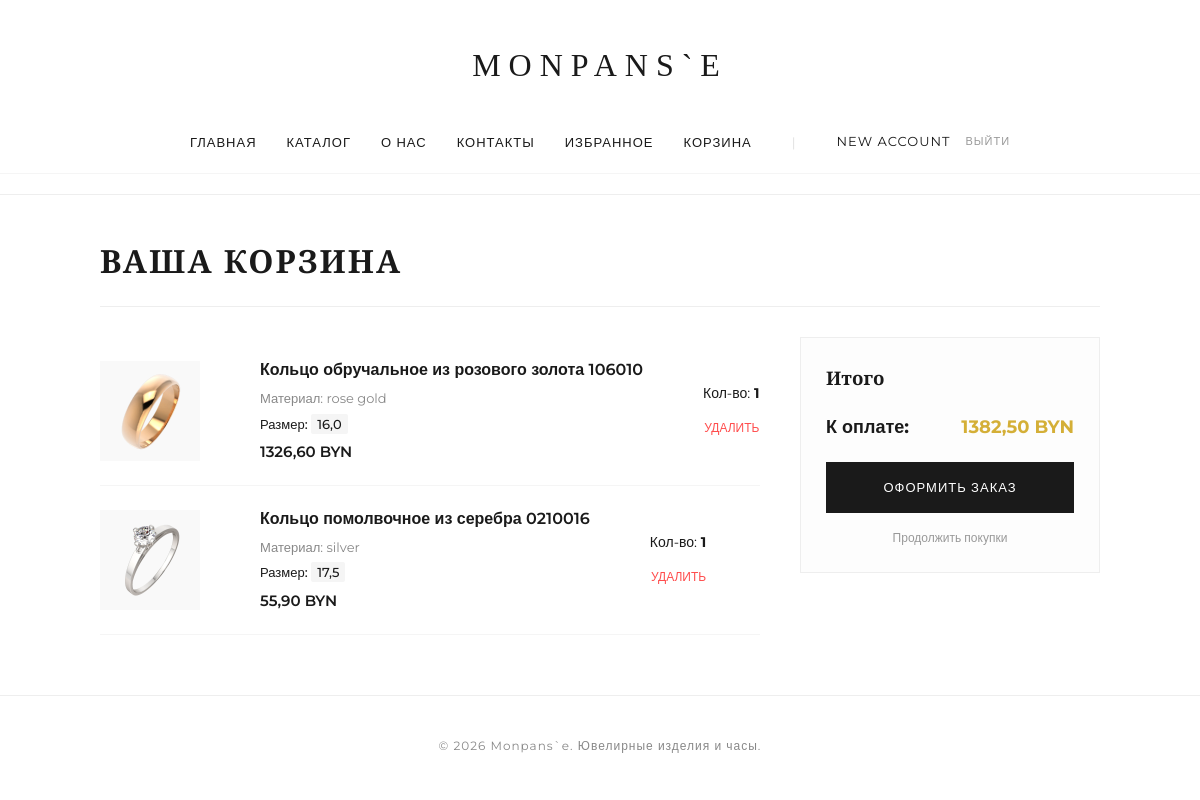
The page /cart/ (signed in) on the database its author committed.
### shop/models.py (models this page shows, shortened)
class Profile(models.Model):
    user = models.OneToOneField(User, on_delete=models.CASCADE, related_name='profile', verbose_name="Профиль")
    phone = models.CharField(max_length=20, unique=True, null=True, blank=True, verbose_name="Номер телефона")
    full_name = models.CharField(max_length=255, blank=True, verbose_name="ФИО")
    address = models.TextField(blank=True, verbose_name="Адрес доставки по умолчанию")
    class Meta:
        verbose_name = "Профиль"
        verbose_name_plural = "Профили"

class Cart(models.Model):
    user = models.ForeignKey(User, on_delete=models.CASCADE, null=True, blank=True, related_name="carts", verbose_name="Корзина")
    session_key = models.CharField(max_length=40, null=True, blank=True, verbose_name="Ключ сессии")
    product = models.ForeignKey(Product, on_delete=models.CASCADE, verbose_name="Товар")
    variant = models.ForeignKey(ProductVariant, on_delete=models.SET_NULL, null=True, blank=True,verbose_name="Размер/Вариант")
    quantity = models.PositiveIntegerField(default=1, verbose_name="Количество")
    added_at = models.DateTimeField(auto_now_add=True)
    class Meta:
        verbose_name = "Корзина"
        verbose_name_plural = "Корзины"

class Product(models.Model):
    MATERIAL_CHOICES = [
        ('gold', 'Золото'),
        ('rose gold', 'Розовое золото'),
        ('white gold', 'Белое золото'),
        ('silver', 'Серебро'),
        ('platinum', 'Платина'),
    ]
    INSERT_CHOICES = [
        ('diamond', 'Бриллиант'),
        ('emerald', 'Изумруд'),
        ('pearl', 'Жемчуг'),
        ('none', 'Без вставки'),
    ]
    GENDER_CHOICES = [
        ('women', 'Женщинам'),
        ('men', 'Мужчинам'),
        ('unisex', 'Унисекс'),
    ]
    category = models.ForeignKey(Category, on_delete=models.CASCADE, related_name='products', verbose_name="Категория")
    title = models.CharField(max_length=255, verbose_name="Название изделия")
    description = models.TextField(verbose_name="Описание")
    base_price = models.DecimalField(max_digits=10, decimal_places=2, verbose_name="Базовая цена")
    material = models.CharField(max_length=30, choices=MATERIAL_CHOICES, blank=True, null=True, verbose_name="Материал")
    insertion = models.CharField(max_length=30, choices=INSERT_CHOICES, blank=True, null=True, verbose_name="Вставка")
    gender = models.CharField(max_length=10, choices=GENDER_CHOICES, default='women', verbose_name="Для кого")
    sample = models.IntegerField(verbose_name="Проба")
    image = models.ImageField(upload_to='products/', null=True, blank=True, verbose_name="Изображение")
    class Meta:
        verbose_name = "Изделие"
        verbose_name_plural = "Изделия"

class ProductVariant(models.Model):
    product = models.ForeignKey(Product, on_delete=models.CASCADE, related_name='variants', verbose_name="Изделие")
    size = models.DecimalField(max_digits=4, decimal_places=1, verbose_name="Размер", null=True)
    stock = models.PositiveIntegerField(default=0, verbose_name="Количество на складе")
    class Meta:
        verbose_name = "Вариант изделия"
        verbose_name_plural = "Варианты изделий (размеры)"

### shop/views.py (the view)
# urls.py: path('cart/', views.cart, name='cart'),
def cart(request):
    if request.user.is_authenticated:
        cart_items = Cart.objects.filter(user=request.user)
    else:
        session_id = request.session.session_key
        cart_items = Cart.objects.filter(session_key=session_id) if session_id else []
    total_price = sum(item.product.base_price * item.quantity for item in cart_items)
    return render(request, 'shop/cart.html', {
        'cart_items': cart_items,
        'total_price': total_price
    })

### shop/templates/shop/cart.html (shortened to what this page needs)
{% extends 'shop/base.html' %}
{% block content %}
<div style="max-width: 1000px; margin: 40px auto; padding: 0 20px;">
    <h1 style="font-family: 'Playfair Display', serif; font-size: 32px; margin-bottom: 30px; border-bottom: 1px solid #eee; padding-bottom: 20px;">
        Ваша корзина
    </h1>
    {% if cart_items %}
    <div style="display: grid; grid-template-columns: 1fr 300px; gap: 40px;">
        <div>
            {% for item in cart_items %}
            <div style="display: flex; gap: 60px; padding: 20px 0; border-bottom: 1px solid #f5f5f5; align-items: center;">
                <div style="width: 100px; height: 100px; background: #f9f9f9; display: flex; align-items: center; justify-content: center;">
                    {% if item.product.image %}
                    <img src="{{ item.product.image.url }}"
                         style="max-width: 100%; max-height: 100%; object-fit: contain;">
                    {% else %}
                    <span style="font-size: 10px; color: #ccc;">Monpans`e</span>
                    {% endif %}
                </div>
                <div>
                    <h3 style="font-size: 16px; font-weight: 600; margin: 0 0 5px 0;">{{ item.product.title }}</h3>
                    <p style="color: #888; font-size: 13px; margin: 0 0 5px 0;">Материал: {{ item.product.material }}</p>
                    {% if item.variant %}
                    <p style="color: #1a1a1a; font-size: 13px; margin: 0 0 5px 0; font-weight: 500;">
                        Размер: <span style="background: #f5f5f5; padding: 2px 6px; border-radius: 2px;">{{ item.variant.size }}</span>
                    </p>
                    {% endif %}
                    <span style="font-weight: 600; font-size: 15px; color: #1a1a1a;">{{ item.product.base_price }} BYN</span>
                </div>
                <div style="text-align: right;">
                    <div style="font-size: 14px; margin-bottom: 10px;">Кол-во: <strong>{{ item.quantity }}</strong>
                    </div>
                    <a href="{% url 'remove_from_cart' item.id %}"
                       style="color: #ff4d4d; font-size: 12px; text-decoration: none; text-transform: uppercase; border-bottom: 1px solid transparent;"
                       onmouseover="this.style.borderBottom='1px solid #ff4d4d'"
                       onmouseout="this.style.borderBottom='none'">
                        Удалить
                    </a>
                </div>
            </div>
            {% endfor %}
        </div>
        <aside>
            <div style="background: #fdfdfd; border: 1px solid #eee; padding: 25px; position: sticky; top: 20px;">
                <h3 style="font-family: 'Playfair Display', serif; margin-top: 0;">Итого</h3>
                <div style="display: flex; justify-content: space-between; margin: 20px 0; font-size: 18px; font-weight: bold;">
                    <span>К оплате:</span>
                    <span style="color: #d4af37;">{{ total_price }} BYN</span>
                </div>
                <a href="{% url 'checkout' %}"
                   style="display: block; width: 100%; padding: 15px 0; background: #1a1a1a; color: #fff; text-align: center; text-decoration: none; text-transform: uppercase; font-size: 13px; letter-spacing: 1px; transition: 0.3s;"
                   onmouseover="this.style.background='#333'" onmouseout="this.style.background='#1a1a1a'">
                    Оформить заказ
                </a>
                <a href="{% url 'catalog' %}"
                   style="display: block; text-align: center; margin-top: 15px; font-size: 12px; color: #999; text-decoration: none;">
                    Продолжить покупки
                </a>
            </div>
        </aside>
    </div>
    {% endif %}
</div>
{% endblock %}

### shop/templates/shop/base.html (shortened to what this page needs)
{% load static %}
<!DOCTYPE html>
<html lang="ru">
<head>
    <link rel="stylesheet" href="{% static 'shop/style.css' %}">
</head>
<body>
<header>
    <div class="logo" style="font-size: 32px; letter-spacing: 8px; text-align: center; padding: 20px 0;">
        <a href="/" style="text-decoration: none; color: inherit;">Monpans`e</a>
    </div>
    <nav class="nav-menu"
         style="display: flex; justify-content: center; gap: 30px; padding-bottom: 20px; border-bottom: 1px solid #f5f5f5; align-items: center;">
        <a href="/">Главная</a>
        <a href="/catalog/">Каталог</a>
        <a href="/about/">О нас</a>
        <a href="/contacts/">Контакты</a>
        <a href="/favorites/">Избранное</a>
        <a href="/cart/">Корзина</a>
        <span style="color: #ddd; margin: 0 10px;">|</span>
        {% if user.is_authenticated %}
        <div class="user-area" style="display: flex; align-items: center; gap: 15px;">
            <a href="{% url 'profile' %}"
               style="text-decoration: none; color: #1a1a1a; border-bottom: 1px solid transparent; transition: 0.3s;"
               onmouseover="this.style.borderColor='#1a1a1a'"
               onmouseout="this.style.borderColor='transparent'">
                {{ user.profile.full_name|default:user.username }}
            </a>
            <a href="{% url 'logout' %}"
               style="font-size: 11px; color: #999; text-transform: uppercase; letter-spacing: 1px;">Выйти</a>
        </div>
        {% else %}
        <a href="{% url 'login' %}" style="font-weight: 500;">Вход</a>
        {% endif %}
    </nav>
</header>
<main class="container">
    {% block content %}
    {% endblock %}
</main>
<footer style="margin-top: 60px; padding: 40px; border-top: 1px solid #eee; text-align: center; font-size: 12px; color: #888; letter-spacing: 1px;">
    &copy; 2026 Monpans`e. Ювелирные изделия и часы.
</footer>
</body>
</html>

### shop/static/shop/style.css (style rules this page uses)
:root { --gold: #d4af37; --dark: #1a1a1a; --light-grey: #f9f9f9; --border: #eeeeee; }
body { font-family: 'Montserrat', sans-serif; margin: 0; color: var(--dark); line-height: 1.6; }
h1, h2, .logo { font-family: 'Century Gothic', serif; text-transform: uppercase; letter-spacing: 2px; }
.container { max-width: 1200px; margin: 0 auto; padding: 0 20px; }
header { border-bottom: 1px solid var(--border); padding: 20px 0; text-align: center; }
.nav-menu { display: flex; justify-content: center; gap: 30px; margin-top: 20px; text-transform: uppercase; font-size: 13px; letter-spacing: 1px; }
.nav-menu a { text-decoration: none; color: var(--dark); transition: 0.3s; }

### rows shown on the page
Cart: product.image (picture), product "Кольцо обручальное из розового золота 106010", product.material "rose gold", variant.size "16,0", product.base_price "1326,60", quantity "1"
Cart: product.image (picture), product "Кольцо помолвочное из серебра 0210016", product.material "silver", variant.size "17,5", product.base_price "55,90", quantity "1"

### other values the page prints
{{ user.profile.full_name|default:user.username }} "NEW ACCOUNT"
{{ total_price }} "1382,50"
